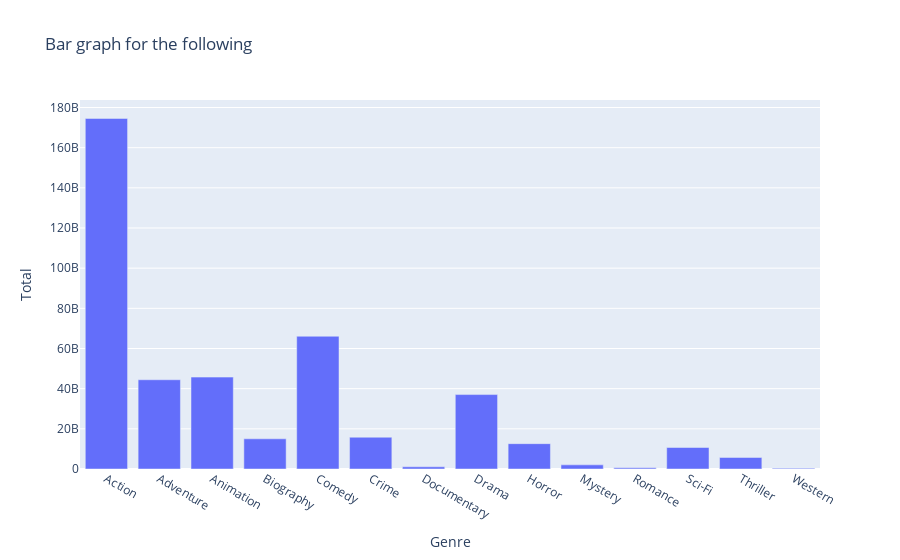

Notebook cell for this chart:
### Markdown cell above
How Do Box Office Earnings Vary Across Different Genres?

### Code cell
total_boxoffice=data2.groupby('Genre')['Box Office'].sum().reset_index()
fig=py.bar(
    total_boxoffice,
    x='Genre',
    y='Box Office',
    title='Bar graph for the following',
    labels={'Box Office':'Total'}
    
)
fig.show()

### Figure 1 — Plotly figure (JSON) as saved in the notebook; plotly's stock layout.template omitted (floating-point values rounded to 4 significant figures)
{"data": [{"alignmentgroup": "True", "hovertemplate": "Genre=%{x}<br>Total=%{y}<extra></extra>", "legendgroup": "", "marker": {"color": "#636efa", "pattern": {"shape": ""}}, "name": "", "offsetgroup": "", "orientation": "v", "showlegend": false, "textposition": "auto", "type": "bar", "x": ["Action", "Adventure", "Animation", "Biography", "Comedy", "Crime", "Documentary", "Drama", "Horror", "Mystery", "Romance", "Sci-Fi", "Thriller", "Western"], "xaxis": "x", "y": [174554496000, 44436418000, 45756673000, 15035450000, 66096187000, 15819617000, 1096182000, 37062538000, 12615698000, 2057300000, 565000000, 10700240000, 5747062000, 339500000], "yaxis": "y"}], "layout": {"barmode": "relative", "legend": {"tracegroupgap": 0}, "title": {"text": "Bar graph for the following"}, "xaxis": {"anchor": "y", "domain": [0, 1], "title": {"text": "Genre"}}, "yaxis": {"anchor": "x", "domain": [0, 1], "title": {"text": "Total"}}}}
